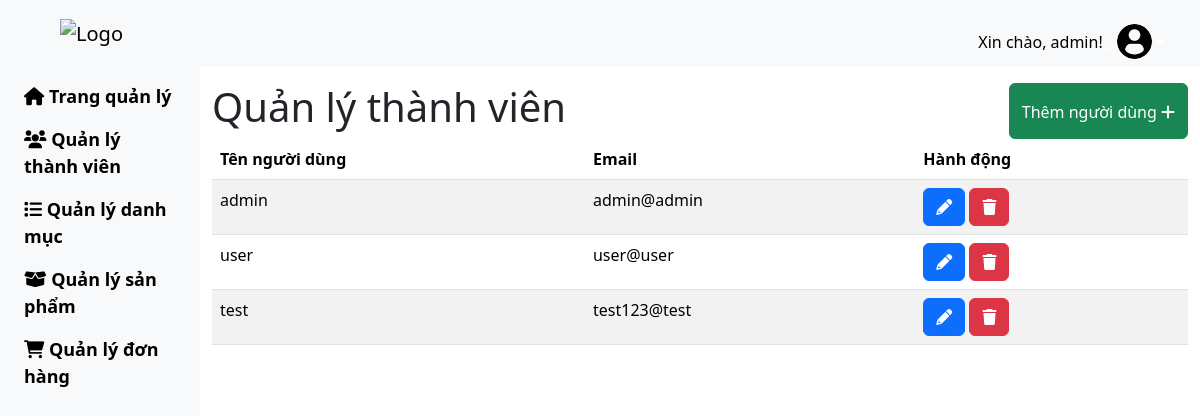
The page /view/users_manage.php (signed in) on the database its author committed.
### tables this page shows
CREATE TABLE `users` (
  `user_id` int(11) NOT NULL,
  `username` varchar(255) NOT NULL,
  `email` varchar(255) NOT NULL,
  `password` varchar(255) NOT NULL,
  `access` int(1) NOT NULL
);

### view/users_manage.php (the view, shortened to what this page needs)
<?php
require '../include/user_session.php';
try {
    $pdo->setAttribute(PDO::ATTR_ERRMODE, PDO::ERRMODE_EXCEPTION);
    $sql = "SELECT username, email FROM users";
    $stmt = $pdo->prepare($sql);
    $stmt->execute();
    $userInformation = $stmt->fetchAll(PDO::FETCH_ASSOC);
} catch (PDOException $e) {
    echo "Error: " . $e->getMessage();
}
?>
<?php include '../include/header-ad.php'; ?>
<div class="container-fluid">
    <div class="row flex-nowrap">
        <div class="col-auto col-md-3 col-xl-2 px-sm-2 px-0 bg-body-tertiary">
            <div class="d-flex flex-column align-items-center align-items-sm-start px-3 pt-2 text-white min-vh-100">
                <ul class="nav flex-column mb-sm-auto mb-0 align-items-center align-items-sm-start" id="menu">
                    <li class="nav-item">
                        <a href="admin.php" class="nav-link align-middle px-0 font-black">
                            <i class="fas fa-home"></i> Trang quản lý
                        </a>
                    </li>
                    <li>
                        <a href="users_manage.php" class="nav-link px-0 align-middle font-black">
                            <i class="fas fa-users"></i> Quản lý thành viên
                        </a>
                    </li>
                    <li>
                        <a href="category_manage.php" class="nav-link px-0 align-middle font-black">
                            <i class="fas fa-list"></i> Quản lý danh mục
                        </a>
                    </li>
                    <li>
                        <a href="products_manage.php" class="nav-link px-0 align-middle font-black">
                            <i class="fas fa-box-open"></i> Quản lý sản phẩm
                        </a>
                    </li>
                    <li>
                        <a href="orders_manage.php" class="nav-link px-0 align-middle font-black">
                            <i class="fas fa-shopping-cart"></i> Quản lý đơn hàng
                        </a>
                    </li>
                </ul>
            </div>
        </div>
        <div class="col py-3">
            <div class="d-flex justify-content-between">
                <h1>Quản lý thành viên</h1>
                <a href="add_users.php" class="btn btn-success pt-3">
                    Thêm người dùng <i class="fa-solid fa-plus" style="color: #ffffff;"></i>
                </a>
            </div>
            <table class="table table-striped">
                <thead>
                    <tr>
                        <th>Tên người dùng</th>
                        <th>Email</th>
                        <th>Hành động</th>
                    </tr>
                </thead>
                <tbody>
                    <?php
                    if (isset($userInformation) && is_array($userInformation)) {
                        foreach ($userInformation as $user) {
                            echo "<tr>";
                            echo "<td>" . $user['username'] . "</td>";
                            echo "<td>" . $user['email'] . "</td>";
                            echo "<td>
                <a href='edit_users.php?username=" . $user['username'] . "' class='btn btn-primary'><i class='fa-solid fa-pencil' style='color: #ffffff;'></i></a>
                <button type='button' class='btn btn-danger delete-user' data-username='" . $user['username'] . "'><i class='fa-solid fa-trash' style='color: #ffffff;'></i></button>
                <form method='post' class='delete-user-form' data-username='" . $user['username'] . "'>
                <input type='hidden' name='delete_user' value='" . $user['username'] . "'>
                </form>
                </td>";
                            echo "</tr>";
                        }
                    }
                    ?>
                </tbody>
            </table>
        </div>
    </div>
</div>
</body>
</html>

### asset/style.css (style rules this page uses)
.nav-link { font-size: large; font-weight: 600; }
.font-black { color: #000; }

### rows shown on the page
users: username "admin", email "admin@admin"
users: username "user", email "user@user"
users: username "test", email "test123@test"

### other values the page prints
$_SESSION['username'] "admin"
